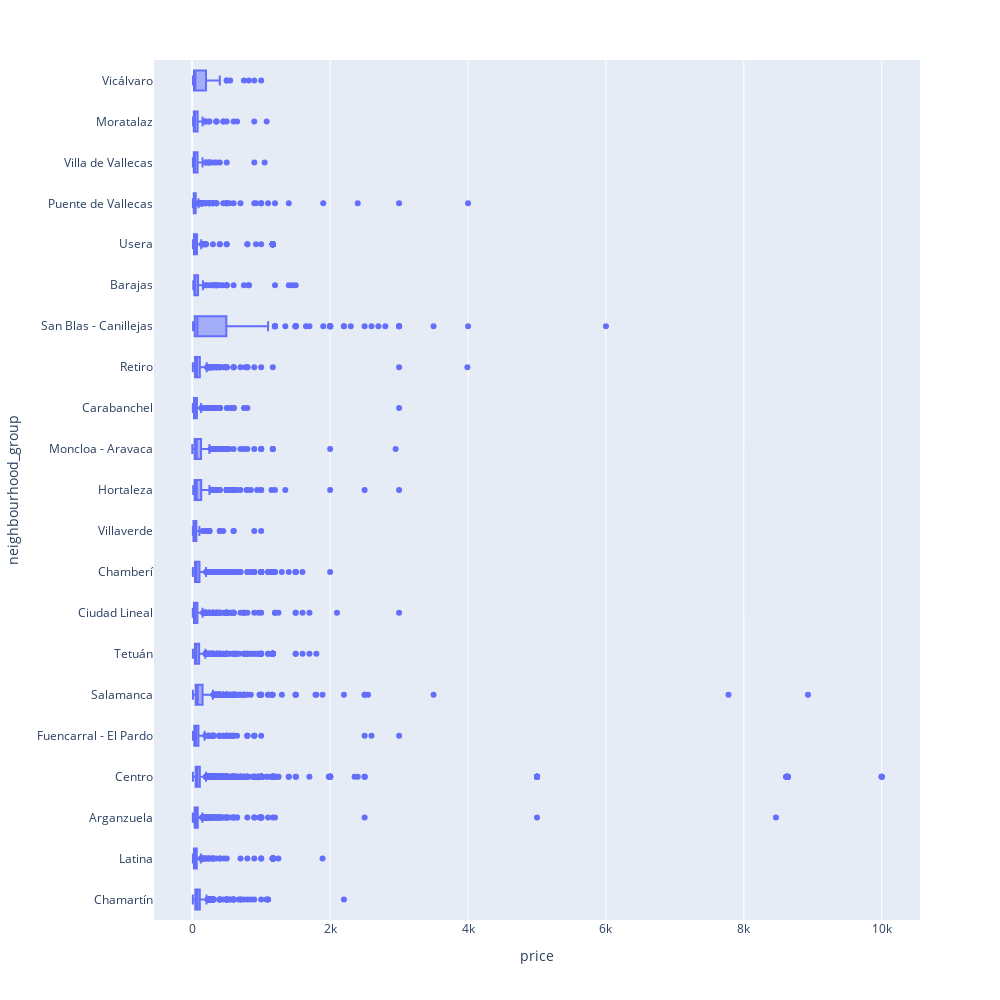

The notebook cell saved with this chart:
### Code cell
px.box(
    data_frame= airbnb_df,
    x = 'price',
    y = 'neighbourhood_group',
    range_y= 0,
    # points = 'all',
    height = 1000,
    width = 1000
)

### Figure 1 — Plotly figure (JSON) as saved in the notebook; plotly's stock layout.template omitted (floating-point values rounded to 4 significant figures; data arrays with more than 128 entries replaced by an {"elided": "..."} marker saying what was removed)
{"data": [{"alignmentgroup": "True", "hovertemplate": "price=%{x}<br>neighbourhood_group=%{y}<extra></extra>", "legendgroup": "", "marker": {"color": "#636efa"}, "name": "", "notched": false, "offsetgroup": "", "orientation": "h", "showlegend": false, "type": "box", "x": {"elided": "21020 float values"}, "x0": " ", "xaxis": "x", "y": {"elided": "21020 str values"}, "y0": " ", "yaxis": "y"}], "layout": {"boxmode": "group", "height": 1000, "legend": {"tracegroupgap": 0}, "margin": {"t": 60}, "width": 1000, "xaxis": {"anchor": "y", "domain": [0, 1], "title": {"text": "price"}}, "yaxis": {"anchor": "x", "domain": [0, 1], "title": {"text": "neighbourhood_group"}}}}
